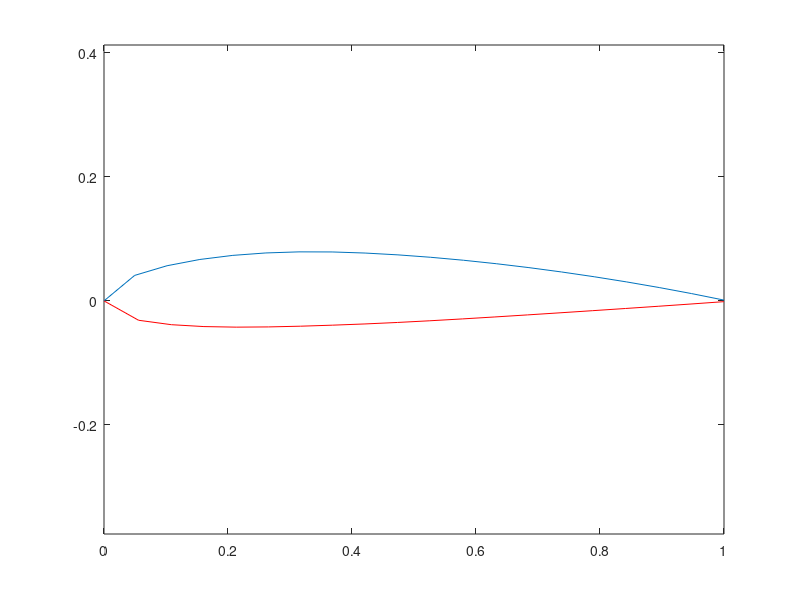

The MATLAB script that drew this image:
c=1; %chord length
s=num2str(2412);
NACA=s; %4 digits
d1=str2double(s(1)); % pulls the first digit out of the scalar
d2=str2double(s(2));% pulls the second digit out of the scalar
d34=str2double(s(3:4)); % pulls the third and fourth digit out of the scalar
m=d1/100;
p=d2/10;
t=d34/100;
x=linspace(0, c, 20);

%thicness distribution;
yt = 5*t*c*(.2969*(sqrt(x/c))+-.1260*(x/c)+-.3516*(x/c).^2+.2843*(x/c).^3+-.1015*(x/c).^4);


for k = 1:length(x)
    if x(k) <= p*c
        yc(k)=m*(x(k)/p^2)*(2*p-(x(k)/c));
        dx(k)=(2*m)/p^2*(p-(x(k)/c));
    elseif x(k) > p*c
        yc(k)=m*((c-x(k))/(1-p)^2)*(1+(x(k)/c)-(2*p));
        dx(k)=((2*m)/(1-p)^2)*(p-(x(k)/c));
    end
    
    %upper and lower limits of the airfoil (xu,yu) ; (xl,yl)
    theta=atan(dx(k));
    xu(k)=x(k)-yt(k)*sin(theta);
    yu(k)=yc(k)+yt(k)*cos(theta);
    xl(k)=x(k)+yt(k)*sin(theta);
    yl(k)=yc(k)-yt(k)*cos(theta);
end


figure(1);
%plot of airfoil
plot(xu,yu)
hold on
plot(xl,yl,'r')
%plot(x,yc,'g')
axis equal;



airfoil = struct("xu",xu,"yu",yu,"xl",xl,"yl",yl);
